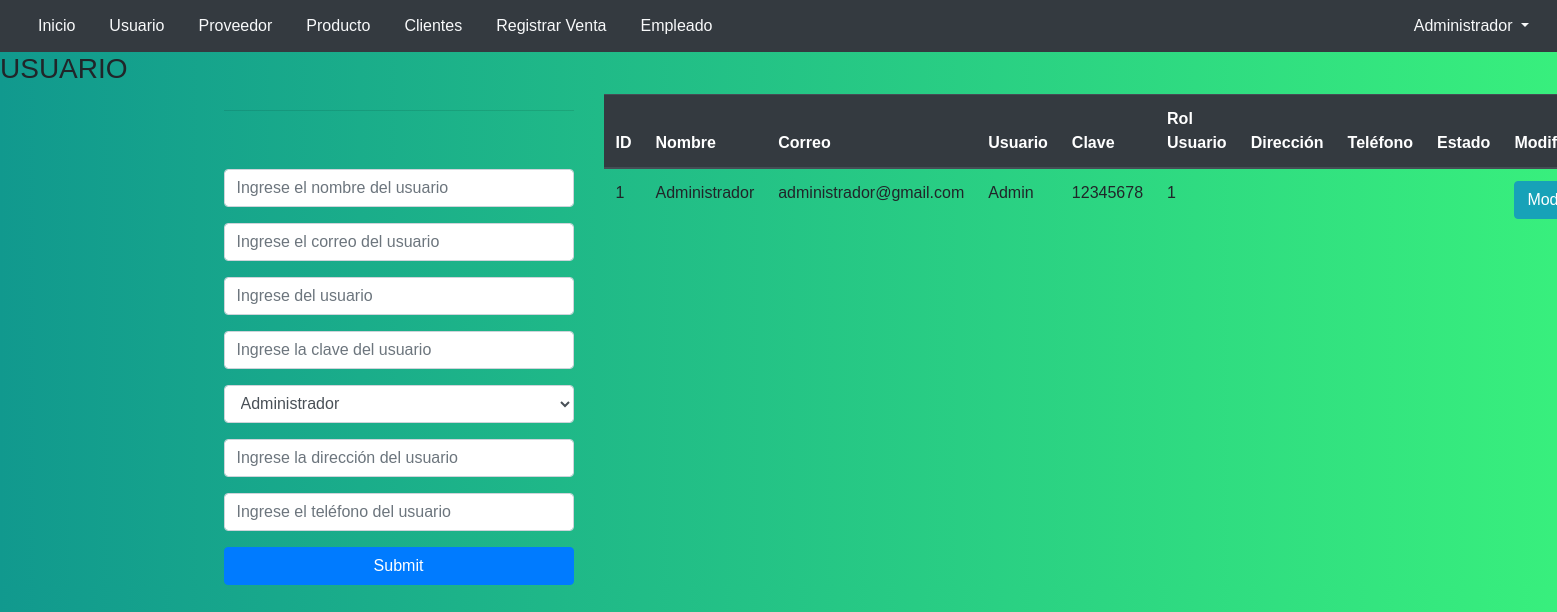
The page /ING3-10/proyecto/Usuario.php on the database its author committed.
### tables this page shows
CREATE TABLE `usuario` (
  `idusuario` int(11) NOT NULL,
  `nombre` varchar(50) DEFAULT NULL,
  `correo` varchar(100) DEFAULT NULL,
  `usuario` varchar(15) DEFAULT NULL,
  `clave` varchar(100) DEFAULT NULL,
  `rol` int(11) DEFAULT NULL,
  `direccion` varchar(254) NOT NULL,
  `telefono` varchar(50) NOT NULL,
  `estado` varchar(1) NOT NULL DEFAULT 'A'
);

### ING3-10/proyecto/Usuario.php (the view, shortened to what this page needs)
<?php
    $con = conectar();
    $sql = "SELECT * FROM usuario";
    $query = mysqli_query($con, $sql);
?>
<!DOCTYPE html>
<html>
    <head>
        <link rel="stylesheet" type="text/css" href="css/estilos.css">
        <link rel="stylesheet" href="https://stackpath.bootstrapcdn.com/bootstrap/4.5.2/css/bootstrap.min.css">
    </head>
    <body>
        <nav class="navbar navbar-expand-lg navbar-light bg-dark">
            <div class="collapse navbar-collapse" id="navbarNav">
                <ul class="navbar-nav">
                    <li class="nav-item active">
                        <a style="margin-left: 10px; border: none" class="btn btn-outline-light" href="ingreso.php">Inicio</a>
                    </li>
                    <li class="nav-item">
                        <a style="margin-left: 10px; border: none" class="btn btn-outline-light" href="usuario.php" >Usuario</a>
                    </li>
                    <li class="nav-item">
                        <a style="margin-left: 10px; border: none" class="btn btn-outline-light" href="Proveedor.php" >Proveedor</a>
                    </li>
                    <li class="nav-item">
                        <a style="margin-left: 10px; border: none" class="btn btn-outline-light" href="Producto.php" >Producto</a>
                    </li>
                    <li class="nav-item">
                        <a style="margin-left: 10px; border: none" class="btn btn-outline-light" href="#" >Clientes</a>
                    </li>
                    <li class="nav-item">
                        <a style="margin-left: 10px; border: none" class="btn btn-outline-light" href="#" >Registrar Venta</a>
                    </li>
                    <li class="nav-item">
                        <a style="margin-left: 10px; border: none" class="btn btn-outline-light" href="#" >Empleado</a>
                    </li>
                </ul>
            </div>
            <div class="dropdown ">
                    <button style="border: none" class="btn btn-outline-light dropdown-toggle" type="button" id="dropdownMenuButton" data-toggle="dropdown" aria-haspopup="true" aria-expanded="false">
                        Administrador
                    </button>
                </div>
        </nav>
            <h3>USUARIO</h3>
            <div class="container">
            <div class="row">
                <div class="col-md-4">
                <form action="RegistrarUsuario.php" method="POST">
                    <hr>
            <div class="alert"><?php echo isset($alert) ? $alert: ''; ?></div>
                    <input type="text" class="form-control mb-3" name="nombre" placeholder="Ingrese el nombre del usuario" required>
                    <input type="email" class="form-control mb-3" name="correo" placeholder="Ingrese el correo del usuario" required>
                    <input type="text" class="form-control mb-3" name="usuario" placeholder="Ingrese del usuario" required>
                    <input type="password" class="form-control mb-3" name="clave" placeholder="Ingrese la clave del usuario" required>
                <?php
                    $query_rol  = mysqli_query($con, "SELECT * FROM rol");
                    $result_rol = mysqli_num_rows($query_rol);
                ?>
                <select type="text" class="form-control mb-3"  name="rol" id="Idrol" required>
                    <?php
                        if($result_rol >0){
                            while ($rol = mysqli_fetch_array($query_rol)){
                    ?>
                        <option value="<?php echo $rol["Idrol"]; ?>"><?php echo $rol["rol"] ?></option>
                        <?php
                            }
                        }
                     ?>
                    <input type="text" class="form-control mb-3" name="direccion" placeholder="Ingrese la dirección del usuario" required>
                    <input type="text" class="form-control mb-3" name="telefono" placeholder="Ingrese el teléfono del usuario" required>
                    <input type="submit" name="btn-ingreso " class="btn btn-primary btn-block">
                </form>
                </div>
                <div class="col-md-8">
                    <table class="table">
                    <thead class="thead-dark">
                    <tr>
                      <th scope="col">ID</th>
                      <th scope="col">Nombre</th>
                      <th scope="col">Correo</th>
                      <th scope="col">Usuario</th>
                      <th scope="col">Clave</th>
                      <th scope="col">Rol Usuario</th>
                      <th scope="col">Dirección</th>
                      <th scope="col">Teléfono</th>
                      <th scope="col">Estado</th>
                      <th scope="col">Modificar</th>
                     </tr>
                  </thead>
                  <tbody>
                    <?php
                        while($row = mysqli_fetch_array($query)){
                    ?>
                    <tr>
                        <td><?php echo $row['idusuario'] ?></td>
                        <td><?php echo $row['nombre'] ?></td>
                        <td><?php echo $row['correo'] ?></td>
                        <td><?php echo $row['usuario'] ?></td>
                        <td><?php echo $row['clave'] ?></td>
                        <td><?php echo $row['rol'] ?></td>
                        <td><?php echo $row['direccion'] ?></td>
                        <td><?php echo $row['telefono'] ?></td>
                        <td><?php echo $row['estado'] ?></td>
<td><a href="ModificarU.php?id=<?php echo$row['idusuario']?>" class="btn btn-info">Modificar</a></td>
                    </tr>
                    <?php
                        }
                    ?>
                  </tbody>
                </table>
                </div>
            </div>
        </div>
    </body>
</html>

### ING3-10/css/menu.css (style rules this page uses)
* { margin: 0; padding: 0; box-sizing: border-box; font-family: sans-serif; }

### ING3-10/css/header.css (style rules this page uses)
* { margin: 0; padding: 0; box-sizing: border-box; }
body { font-family: 'Open Sans', sans-serif; }

### ING3-10/css/carrusel3d.css (style rules this page uses)
* { margin: 0; padding: 0; box-sizing: border-box; }
body { background: #fff; background-position: center; background-repeat: no-repeat; background-size: 330vh; }

### ING3-10/css/carrusel.css (style rules this page uses)
* { padding: 0px; margin: 0px; box-sizing: border-box; }
a { text-decoration: none; }

### ING3-10/css/estilosO.css (style rules this page uses)
body { margin:0; padding: 0; background: linear-gradient(to right, #11998e, #38ef7d); }
.alert { font-family: 'Arial'; font-size: 16px; text-align: center; }

### rows shown on the page
usuario: idusuario "1", nombre "Administrador", correo "administrador@gmail.com", usuario "Admin", clave "12345678", rol "1"

### other values the page prints
form field rol "Administrador"
